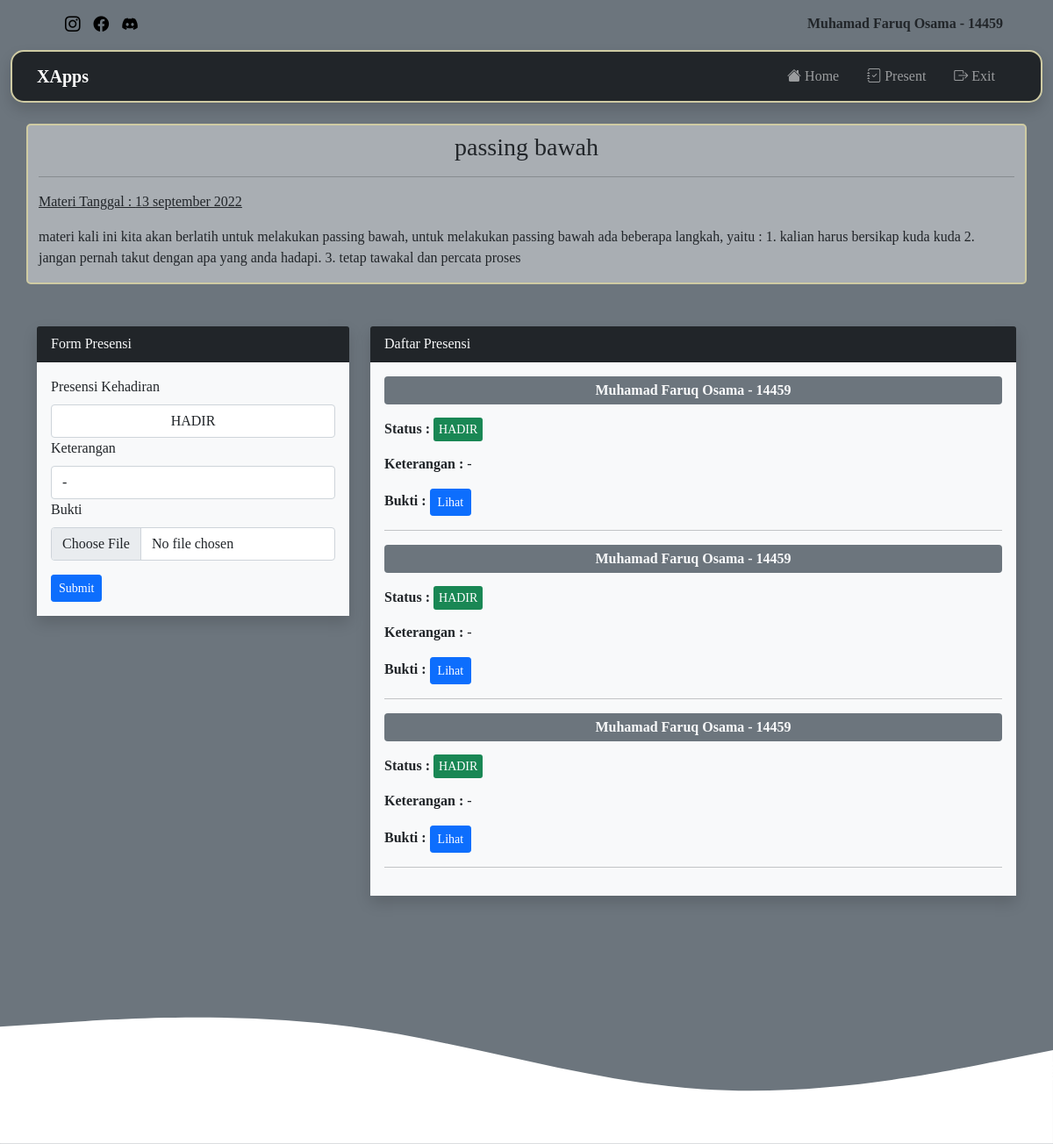
The page /siswa/detail.php?id=1 (signed in) on the database its author committed.
### tables this page shows
CREATE TABLE `data_siswa` (
  `id` int(11) NOT NULL,
  `nis` int(11) NOT NULL,
  `nama` varchar(255) NOT NULL,
  `email` varchar(100) NOT NULL,
  `kelas` varchar(100) NOT NULL,
  `alamat` varchar(100) NOT NULL,
  `no_hp` int(20) NOT NULL,
  `extra` varchar(50) NOT NULL,
  `password` varchar(60) NOT NULL,
  `foto` varchar(100) NOT NULL
);

CREATE TABLE `materi_extra` (
  `id` int(11) NOT NULL,
  `nama_extra` varchar(100) NOT NULL,
  `judul_materi` varchar(100) NOT NULL,
  `desk_materi` text NOT NULL,
  `tanggal` varchar(100) NOT NULL
);

CREATE TABLE `presensi_siswa` (
  `id` int(11) NOT NULL,
  `nama_extra` varchar(100) NOT NULL,
  `nama_siswa` varchar(100) NOT NULL,
  `nis` int(11) NOT NULL,
  `tanggal` varchar(50) NOT NULL,
  `presensi` varchar(255) NOT NULL,
  `ket` varchar(255) NOT NULL,
  `bukti` varchar(50) NOT NULL
);

### siswa/detail.php (the view, shortened to what this page needs)
<!doctype html>
<html lang="en">
  <head>
    <link href="https://cdn.jsdelivr.net/npm/bootstrap@5.0.2/dist/css/bootstrap.min.css" rel="stylesheet">
    <link rel="stylesheet" href="../assets/style/style2.css">
    <link rel="stylesheet" href="https://cdn.jsdelivr.net/npm/bootstrap-icons@1.9.1/font/bootstrap-icons.css">
  </head>
  <body class="bg-secondary">
    <div class="container">
        <div class="sosmed">
            <ul class="float-start">
                <li><a href=""><i class="bi bi-instagram"></i></a></li>
                <li><a href=""><i class="bi bi-facebook"></i></a></li>
                <li><a href=""><i class="bi bi-discord"></i></a></li>
            </ul>
            <ul class="float-end">
                <li>
                    <?php
                        include "../koneksi.php";
                        $id = $_SESSION['id'];
                        $query = mysqli_query($conn, "SELECT * FROM data_siswa WHERE id='$id'");
                        $data = mysqli_fetch_array($query);
                    ?>
                    <b style="cursor:pointer;"><?php echo $data['nama'] ?> - <?php echo $data['nis']?></b>
                </li>
            </ul>
        </div>
    </div>
  <nav class="navbar navbar-expand-lg navbar-dark bg-dark shadow" style="width: 98%; margin: auto; border-radius: 15px; border:2px solid #cfcba3;">
      <div class="container">
          <a class="navbar-brand" href="#"><b>XApps</b></a>
            <div class="collapse navbar-collapse" id="navbarNavAltMarkup">
                <div class="navbar-nav ms-auto">
                    <a class="nav-link me-3" aria-current="page" href="#home"><i class="bi bi-house-fill"></i> Home</a>
                    <a class="nav-link me-3" href="#presensi"><i class="bi bi-journal-check"></i> Present</a>
                    <a class="nav-link me-3" href="extra.php"><i class="bi bi-box-arrow-right"></i> Exit</a>
                </div>
            </div>
        </div>
    </nav>
    <br>
    <div class="container mb-5" style="background-color:rgba(255, 255, 255, 0.411); border-radius: 5px; border: 2px solid #cfcba3; width: 95%; margin: auto;">
        <?php
        include "../koneksi.php";
        if(isset($_GET['id'])) {
            $id = $_GET['id'];
            $query = mysqli_query($conn, "SELECT * FROM materi_extra WHERE id='$id'");
            $data = mysqli_fetch_array($query);
        }
        ?>
        <section class="header mt-2" id="home">
            <h3 class="text-center"><?php echo $data['judul_materi'] ?></h3>
            <hr>
            <p style="text-decoration: underline;"> Materi Tanggal : <?php echo $data['tanggal'] ?></p>
            <p><?php echo $data['desk_materi'] ?></p>
        </section>
    </div>
        <div class="container">
            <div class="row">
                <div class="col-md-4">
    <section id="presensi">
            <form action="" method="POST" enctype=multipart/form-data ">
            <div class="col-md-12 mb-3">
                <div class="shadow">
                    <p class="card-header text-start bg-dark text-light">Form Presensi</p>
                        <div class="card-body bg-light">
                            <p class="form-label">Presensi Kehadiran</p>
                        <select name="presensi" class="form-control text-center" required>
                            <option value="hadir">HADIR</option>
                        </select>
                        <p class="form-label">Keterangan</p>
                        <input type="text" name="ket" class="form-control" value="-">
                        <p class="form-label">Bukti</p>
                        <input type="file" name="foto" class="form-control mb-3" required>
                        <input type="submit" class="btn btn-primary btn-sm" value="Submit" name="submit">
                </div>
            </div>
            </div>
            </form>
        </section>
                </div>
                <div class="col-md-8">
        <section class="presensi">
        <div class="col-md-12 mb-3">
                <div class="shadow">
                    <p class="card-header text-start bg-dark text-light">Daftar Presensi</p>
                        <div class="card-body bg-light">
                        <?php
                        include "../koneksi.php";
                        if(isset($_GET['id'])) {
                            $id = $_GET['id'];
                            $query1 = mysqli_query($conn, "SELECT * FROM materi_extra WHERE id='$id'");
                            $data = mysqli_fetch_array($query1);
                        }
                        $query = mysqli_query($conn, "SELECT * FROM presensi_siswa WHERE tanggal = '$data[tanggal]' ORDER BY id DESC");
                        while($data = mysqli_fetch_array($query)) {
                        ?>
                        <div class="text-center bg-secondary" style="padding:4px; border-radius:4px;">
                        <strong class="text-light"><?php echo $data['nama_siswa']; ?> - <?php echo $data['nis'] ?></strong>
                        </div>
                        <p><b>Status : </b> <?php
                        if($data['presensi'] === 'hadir') {
                            echo "<small class='bg-success text-center' style='padding:6px; color:white; border-radius: 3px;'>HADIR</small>";
                        } else if ($data['presensi'] === 'ijin') {
                            echo "<small class='bg-warning text-center' style='padding:6px; border-radius: 3px;'>IJIN</small>";
                        } else {
                            echo "<small class='bg-danger text-center' style='padding:6px; color:white; border-radius: 3px;'>SAKIT</small>";
                        }
                        ?></p>
                        <p><b>Keterangan : </b><?php echo $data['ket'] ?></p>
                        <b>Bukti : </b> <a href="../assets/img/bukti_presensi/<?=$data['bukti']?>" class="btn btn-sm btn-primary">Lihat</a>
                        <hr>
                        <?php
                        }
                        ?>
                </div>
            </div>
            </div>
        </section>
                </div>
            </div>
        </div>
<?php
include "footer.php";
?>

### siswa/footer.php
<svg xmlns="http://www.w3.org/2000/svg" viewBox="0 0 1440 320"><path fill="#ffff" fill-opacity="1" d="M0,160L80,154.7C160,149,320,139,480,160C640,181,800,235,960,245.3C1120,256,1280,224,1360,208L1440,192L1440,320L1360,320C1280,320,1120,320,960,320C800,320,640,320,480,320C320,320,160,320,80,320L0,320Z"></path></svg>
</body>
</html>

### assets/style/style2.css (style rules this page uses)
body { font-family: "PT Serif", serif; }

### siswa/detail.php (style rules this page uses)
.sosmed ul { display: flex; margin-top: 15px; }
.sosmed li { list-style: none; padding-right: 15px; }
.sosmed a { color: black; text-decoration: none; font-size: 1.1em; }

### rows shown on the page
data_siswa: nama "Muhamad Faruq Osama", nis "14459"
materi_extra: judul_materi "passing bawah", tanggal "13 september 2022", desk_materi "materi kali ini kita akan berlatih untuk melakukan passing bawah, untuk melakukan passing bawah ada beberapa langkah, yaitu : 1. kalian harus bersikap kuda kuda 2. jangan pernah takut dengan apa yang anda hadapi. 3. tetap tawakal dan percata proses"
presensi_siswa: nama_siswa "Muhamad Faruq Osama", nis "14459", presensi "HADIR", ket "-"
presensi_siswa: nama_siswa "Muhamad Faruq Osama", nis "14459", presensi "HADIR", ket "-"
presensi_siswa: nama_siswa "Muhamad Faruq Osama", nis "14459", presensi "HADIR", ket "-"
